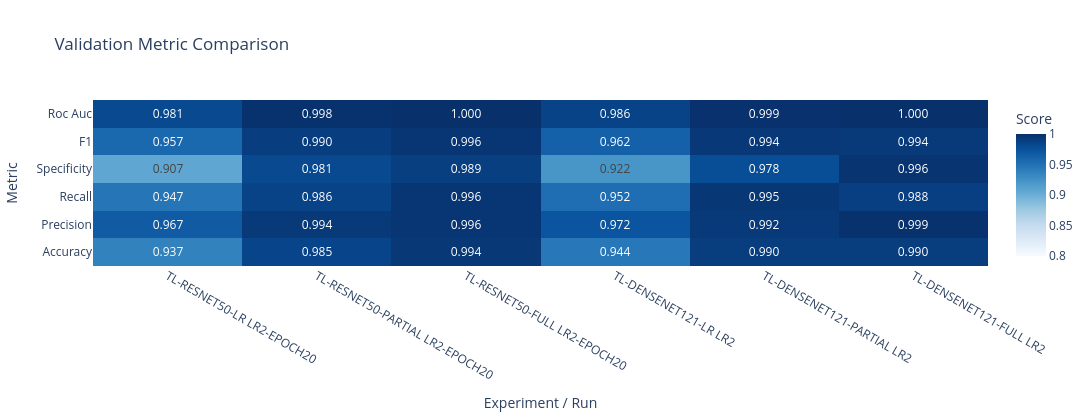

Notebook code cell kept with this figure:
### Markdown cell above
### 4-1. Metric Comparison — 전체 지표 비교

### Code cell
import cxp.cxp_plot as cxp_plot

cxp_plot.plot_metric_comparison(
    validation_results_df,
    score_range=(0.8, 1.0),
)

### Figure 1 — Plotly figure (JSON) as saved in the notebook; plotly's stock layout.template omitted (floating-point values rounded to 4 significant figures)
{"data": [{"colorbar": {"title": {"text": "Score"}}, "colorscale": [[0, "rgb(247,251,255)"], [0.125, "rgb(222,235,247)"], [0.25, "rgb(198,219,239)"], [0.375, "rgb(158,202,225)"], [0.5, "rgb(107,174,214)"], [0.625, "rgb(66,146,198)"], [0.75, "rgb(33,113,181)"], [0.875, "rgb(8,81,156)"], [1, "rgb(8,48,107)"]], "showscale": true, "text": [[0.9368, 0.9847, 0.9943, 0.9444, 0.9904, 0.9904], [0.9671, 0.9935, 0.9961, 0.9724, 0.9923, 0.9987], [0.9472, 0.9858, 0.9961, 0.9523, 0.9948, 0.9884], [0.9067, 0.9813, 0.9888, 0.9216, 0.9776, 0.9963], [0.957, 0.9897, 0.9961, 0.9622, 0.9936, 0.9935], [0.9814, 0.9984, 0.9998, 0.9858, 0.9992, 0.9995]], "texttemplate": "%{text:.3f}", "type": "heatmap", "x": ["TL-RESNET50-LR\nLR2-EPOCH20", "TL-RESNET50-PARTIAL\nLR2-EPOCH20", "TL-RESNET50-FULL\nLR2-EPOCH20", "TL-DENSENET121-LR\nLR2", "TL-DENSENET121-PARTIAL\nLR2", "TL-DENSENET121-FULL\nLR2"], "y": ["Accuracy", "Precision", "Recall", "Specificity", "F1", "Roc Auc"], "z": [[0.9368, 0.9847, 0.9943, 0.9444, 0.9904, 0.9904], [0.9671, 0.9935, 0.9961, 0.9724, 0.9923, 0.9987], [0.9472, 0.9858, 0.9961, 0.9523, 0.9948, 0.9884], [0.9067, 0.9813, 0.9888, 0.9216, 0.9776, 0.9963], [0.957, 0.9897, 0.9961, 0.9622, 0.9936, 0.9935], [0.9814, 0.9984, 0.9998, 0.9858, 0.9992, 0.9995]], "zmax": 1, "zmin": 0.8}], "layout": {"height": 420, "title": {"text": "Validation Metric Comparison"}, "width": 1100, "xaxis": {"title": {"text": "Experiment / Run"}}, "yaxis": {"title": {"text": "Metric"}}}}
